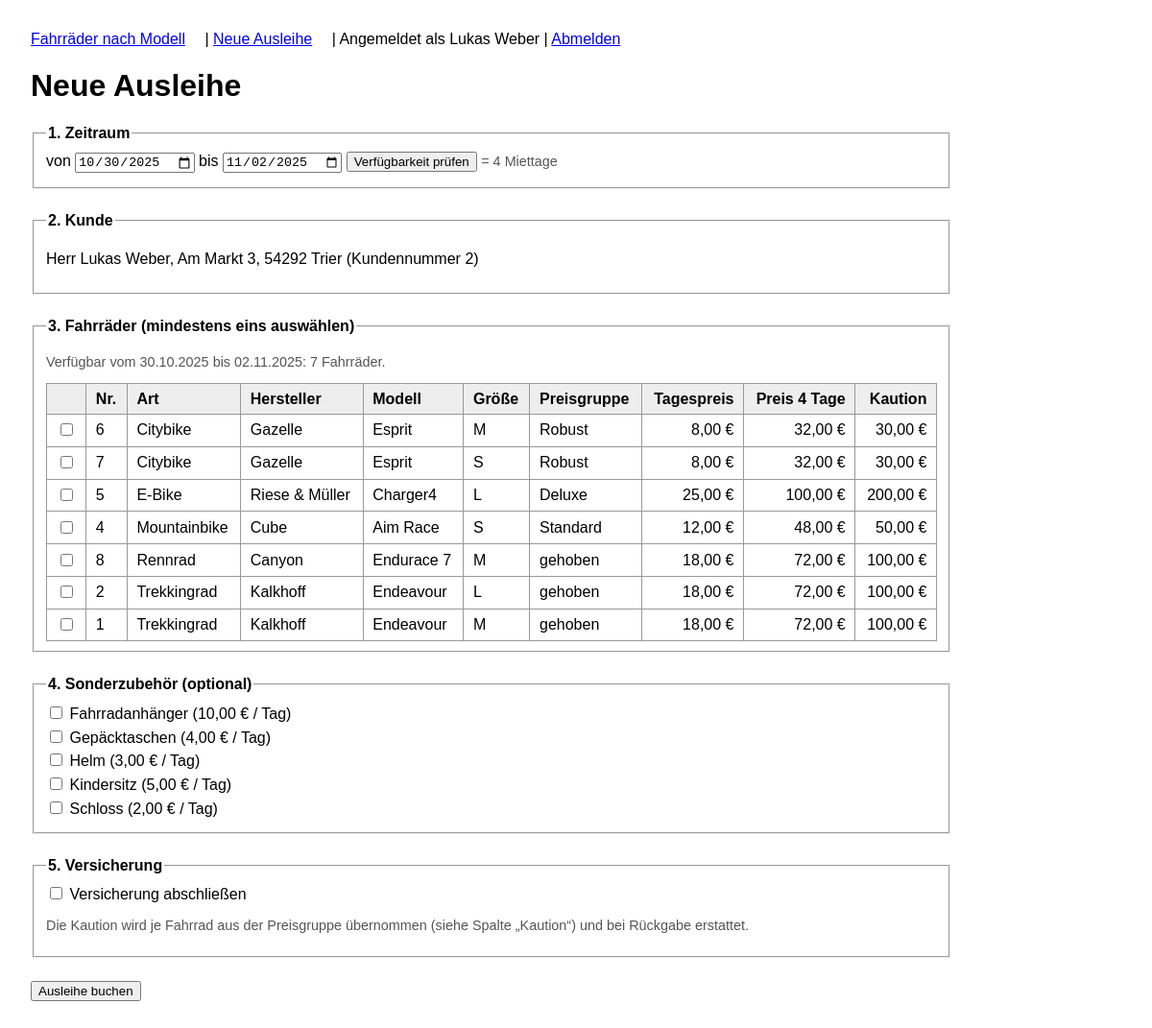
Page /verleih.php (signed in) on the committed database.
### tables this page shows
CREATE TABLE Ihsan_Kunde (
    Kundennummer   INT UNSIGNED     NOT NULL AUTO_INCREMENT,
    Anrede         VARCHAR(10)      NOT NULL,
    Nachname       VARCHAR(50)      NOT NULL,
    Vorname        VARCHAR(50)      NOT NULL,
    Strasse        VARCHAR(100)     NOT NULL,
    PLZ            VARCHAR(10)      NOT NULL,
    Ort            VARCHAR(50)      NOT NULL,
    Telefon        VARCHAR(30),
    Email          VARCHAR(100)     NOT NULL,
    Passwort       VARCHAR(255)     NOT NULL,
    PRIMARY KEY (Kundennummer),
    UNIQUE (Email)
);

CREATE TABLE Ihsan_Fahrrad (
    Fahrradnummer     INT UNSIGNED     NOT NULL AUTO_INCREMENT,
    Art               VARCHAR(30)      NOT NULL,
    Hersteller        VARCHAR(50)      NOT NULL,
    Modell            VARCHAR(50)      NOT NULL,
    Rahmengroesse     VARCHAR(10)      NOT NULL,
    Anschaffungspreis DECIMAL(8,2)     NOT NULL,
    Anschaffungsdatum DATE             NOT NULL,
    LetzteWartung     DATE,
    PreisgruppenNr    TINYINT UNSIGNED NOT NULL,
    PRIMARY KEY (Fahrradnummer),
    FOREIGN KEY (PreisgruppenNr) REFERENCES Ihsan_Preisgruppe (PreisgruppenNr)
);

CREATE TABLE Ihsan_Preisgruppe (
    PreisgruppenNr TINYINT UNSIGNED NOT NULL,
    Bezeichnung    VARCHAR(20)      NOT NULL,
    Tagespreis     DECIMAL(6,2)     NOT NULL,
    Kaution        DECIMAL(6,2)     NOT NULL,
    PRIMARY KEY (PreisgruppenNr)
);

CREATE TABLE Ihsan_Sonderzubehoer (
    ZubehoerNr  INT UNSIGNED NOT NULL AUTO_INCREMENT,
    Bezeichnung VARCHAR(50)  NOT NULL,
    Preis       DECIMAL(6,2) NOT NULL,
    PRIMARY KEY (ZubehoerNr)
);

### verleih.php (the view, shortened to what this page needs)
<?php
require 'auth.php';
$mysqli = new mysqli(DB_HOST, DB_USER, DB_PASS, DB_NAME);
$mysqli->set_charset('utf8mb4');
$kunde = kundeLaden($mysqli);
$kundennummer = (int)$kunde['Kundennummer'];
function euro(float $betrag): string
{
    return number_format($betrag, 2, ',', '.') . ' €';
}
function datumDe(string $iso): string
{
    return date('d.m.Y', strtotime($iso));
}
$von = $_REQUEST['von'] ?? '2025-10-30';
$bis = $_REQUEST['bis'] ?? '2025-11-02';
$fehler = [];
$dVon = DateTime::createFromFormat('Y-m-d', $von);
$dBis = DateTime::createFromFormat('Y-m-d', $bis);
$tage = (!$fehler) ? $dVon->diff($dBis)->days + 1 : 0;
$verfuegbar = [];
if (!$fehler) {
    $stmt = $mysqli->prepare(
        'SELECT f.Fahrradnummer, f.Art, f.Hersteller, f.Modell, f.Rahmengroesse,
                p.Bezeichnung AS Preisgruppe, p.Tagespreis, p.Kaution
         FROM Ihsan_Fahrrad f
         JOIN Ihsan_Preisgruppe p ON p.PreisgruppenNr = f.PreisgruppenNr
         WHERE f.Fahrradnummer NOT IN (
             SELECT a.Fahrradnummer
             FROM Ihsan_Ausleihe a
             WHERE a.Ausleihdatum <= ?
               AND COALESCE(a.Rueckgabedatum, "9999-12-31") >= ?
         )
         ORDER BY f.Art, f.Hersteller, f.Modell, f.Rahmengroesse'
    );
    $stmt->bind_param('ss', $bis, $von);
    $stmt->execute();
    $verfuegbar = $stmt->get_result()->fetch_all(MYSQLI_ASSOC);
}
$zubehoer = $mysqli->query('SELECT ZubehoerNr, Bezeichnung, Preis FROM Ihsan_Sonderzubehoer ORDER BY Bezeichnung')
                   ->fetch_all(MYSQLI_ASSOC);
$buchung = null;
?>
<!DOCTYPE html>
<html lang="de">
<head>
</head>
<body>
    <?= navigation($kunde) ?>
    <h1>Neue Ausleihe</h1>
    <?php if ($buchung): ?>
        <div class="ok">Buchung gespeichert. Kundennummer <strong><?= $buchung['kundennummer'] ?></strong>,
            Ausleih-Nr. <strong><?= implode(', ', $buchung['ausleihNrn']) ?></strong>.</div>
        <h2>Bestätigung</h2>
        <p>
            <?= h($buchung['kunde']['Anrede']) ?> <?= h($buchung['kunde']['Vorname']) ?> <?= h($buchung['kunde']['Nachname']) ?><br>
            <?= h($buchung['kunde']['Strasse']) ?>, <?= h($buchung['kunde']['PLZ']) ?> <?= h($buchung['kunde']['Ort']) ?><br>
            Zeitraum: <?= datumDe($von) ?> bis <?= datumDe($bis) ?> (<?= $tage ?> Tage)<br>
            Versicherung: <?= $buchung['versicherung'] ? 'ja' : 'nein' ?>
        </p>
        <table>
            <tr><th>Position</th><th class="num">Mietpreis</th><th class="num">Kaution</th></tr>
            <?php foreach ($buchung['positionen'] as $p): ?>
                <tr>
                    <td><?= h($p['text']) ?></td>
                    <td class="num"><?= euro($p['betrag']) ?></td>
                    <td class="num"><?= $p['kaution'] !== null ? euro($p['kaution']) : '–' ?></td>
                </tr>
            <?php endforeach; ?>
            <tr><th>Summe</th><th class="num"><?= euro($buchung['summe']) ?></th><th class="num"><?= euro($buchung['kaution']) ?></th></tr>
            <tr><th colspan="2">Bei Abholung zu zahlen (Mietpreis + Kaution, Kaution wird bei Rückgabe erstattet)</th>
                <th class="num"><?= euro($buchung['summe'] + $buchung['kaution']) ?></th></tr>
        </table>
        <p><a href="verleih.php">Weitere Ausleihe anlegen</a></p>
    <?php else: ?>
        <form method="get">
            <fieldset>
                <legend>1. Zeitraum</legend>
                <div class="zeile">
                    <label for="von">von</label> <input type="date" id="von" name="von" value="<?= h($von) ?>" required>
                    <label for="bis">bis</label> <input type="date" id="bis" name="bis" value="<?= h($bis) ?>" required>
                    <button type="submit">Verfügbarkeit prüfen</button>
                    <?php if ($tage): ?><span class="hinweis">= <?= $tage ?> Miettage</span><?php endif; ?>
                </div>
            </fieldset>
        </form>
        <?php if (!$fehler || $_SERVER['REQUEST_METHOD'] === 'POST'): ?>
        <form method="post" action="verleih.php">
            <fieldset>
                <legend>2. Kunde</legend>
                <p><?= h($kunde['Anrede']) ?> <?= h($kunde['Vorname']) ?> <?= h($kunde['Nachname']) ?>,
                   <?= h($kunde['Strasse']) ?>, <?= h($kunde['PLZ']) ?> <?= h($kunde['Ort']) ?>
                   (Kundennummer <?= $kundennummer ?>)</p>
            </fieldset>
            <fieldset>
                <legend>3. Fahrräder (mindestens eins auswählen)</legend>
                <?php if (!$verfuegbar): ?>
                    <p>Im Zeitraum <?= datumDe($von) ?> bis <?= datumDe($bis) ?> ist kein Fahrrad frei.</p>
                <?php else: ?>
                    <p class="hinweis">Verfügbar vom <?= datumDe($von) ?> bis <?= datumDe($bis) ?>: <?= count($verfuegbar) ?> Fahrräder.</p>
                    <table>
                        <tr><th></th><th>Nr.</th><th>Art</th><th>Hersteller</th><th>Modell</th><th>Größe</th>
                            <th>Preisgruppe</th><th class="num">Tagespreis</th><th class="num">Preis <?= $tage ?> Tage</th><th class="num">Kaution</th></tr>
                        <?php foreach ($verfuegbar as $f): ?>
                            <?php $nr = (int)$f['Fahrradnummer']; ?>
                            <tr>
                                <td><input type="checkbox" name="fahrrad[]" value="<?= $nr ?>" id="f<?= $nr ?>"
                                    <?= in_array($nr, array_map('intval', $_POST['fahrrad'] ?? []), true) ? 'checked' : '' ?>></td>
                                <td><label for="f<?= $nr ?>"><?= $nr ?></label></td>
                                <td><?= h($f['Art']) ?></td>
                                <td><?= h($f['Hersteller']) ?></td>
                                <td><?= h($f['Modell']) ?></td>
                                <td><?= h($f['Rahmengroesse']) ?></td>
                                <td><?= h($f['Preisgruppe']) ?></td>
                                <td class="num"><?= euro((float)$f['Tagespreis']) ?></td>
                                <td class="num"><?= euro($tage * (float)$f['Tagespreis']) ?></td>
                                <td class="num"><?= euro((float)$f['Kaution']) ?></td>
                            </tr>
                        <?php endforeach; ?>
                    </table>
                <?php endif; ?>
            </fieldset>
            <fieldset>
                <legend>4. Sonderzubehör (optional)</legend>
                <?php foreach ($zubehoer as $z): ?>
                    <?php $znr = (int)$z['ZubehoerNr']; ?>
                    <div class="zeile">
                        <input type="checkbox" name="zubehoer[]" value="<?= $znr ?>" id="z<?= $znr ?>"
                            <?= in_array($znr, array_map('intval', $_POST['zubehoer'] ?? []), true) ? 'checked' : '' ?>>
                        <label for="z<?= $znr ?>"><?= h($z['Bezeichnung']) ?> (<?= euro((float)$z['Preis']) ?> / Tag)</label>
                    </div>
                <?php endforeach; ?>
            </fieldset>
            <fieldset>
                <legend>5. Versicherung</legend>
                <div class="zeile">
                    <input type="checkbox" name="versicherung" id="versicherung" <?= isset($_POST['versicherung']) ? 'checked' : '' ?>>
                    <label for="versicherung">Versicherung abschließen</label>
                </div>
                <p class="hinweis">Die Kaution wird je Fahrrad aus der Preisgruppe übernommen (siehe Spalte „Kaution“) und bei Rückgabe erstattet.</p>
            </fieldset>
            <button type="submit" <?= count($verfuegbar) < 1 ? 'disabled' : '' ?>>Ausleihe buchen</button>
        </form>
        <?php endif; ?>
    <?php endif; ?>
</body>
</html>

### auth.php (shortened to what this page needs)
<?php
function eingeloggterKunde(): ?int
{
    return isset($_SESSION['kundennummer']) ? (int)$_SESSION['kundennummer'] : null;
}
function kundeLaden(mysqli $mysqli): ?array
{
    $nr = eingeloggterKunde();
    $stmt = $mysqli->prepare(
        'SELECT Kundennummer, Anrede, Nachname, Vorname, Strasse, PLZ, Ort, Telefon, Email
         FROM Ihsan_Kunde WHERE Kundennummer = ?'
    );
    $stmt->bind_param('i', $nr);
    $stmt->execute();
    $kunde = $stmt->get_result()->fetch_assoc();
    return $kunde ?: null;
}
function h(?string $s): string
{
    return htmlspecialchars($s ?? '', ENT_QUOTES, 'UTF-8');
}
function navigation(?array $kunde): string
{
    $html = '<nav><a href="index.php">Fahrräder nach Modell</a> | <a href="verleih.php">Neue Ausleihe</a>';
    if ($kunde) {
        $html .= ' | <span class="user">Angemeldet als ' . h($kunde['Vorname'] . ' ' . $kunde['Nachname'])
               . '</span> | <a href="logout.php">Abmelden</a>';
    } else {
        $html .= ' | <a href="login.php">Anmelden</a> | <a href="registrieren.php">Registrieren</a>';
    }
    return $html . '</nav>';
}

### verleih.php (style rules this page uses)
body { font-family: Arial, sans-serif; margin: 2rem; max-width: 60rem; }
nav a { margin-right: 1rem; }
fieldset { margin-bottom: 1.5rem; }
legend { font-weight: bold; }
.zeile { margin: .3rem 0; }
table { border-collapse: collapse; margin-top: .5rem; width: 100%; }
th, td { border: 1px solid #999; padding: .4rem .6rem; text-align: left; }
th { background: #eee; }
td.num, th.num { text-align: right; }
.hinweis { color: #555; font-size: .9em; }

### rows in the picture
ihsan_kunde: Vorname+Nachname "Lukas Weber", Anrede "Herr", Vorname "Lukas", Nachname "Weber", Strasse "Am Markt 3", PLZ "54292", Ort "Trier", Kundennummer "2"
ihsan_fahrrad: Fahrradnummer "6", Art "Citybike", Hersteller "Gazelle", Modell "Esprit", Rahmengroesse "M", PreisgruppenNr.Bezeichnung "Robust", PreisgruppenNr.Tagespreis "8,00 €", euro($tage*(float)$f['Tagespreis']) "32,00 €", PreisgruppenNr.Kaution "30,00 €"
ihsan_fahrrad: Fahrradnummer "7", Art "Citybike", Hersteller "Gazelle", Modell "Esprit", Rahmengroesse "S", PreisgruppenNr.Bezeichnung "Robust", PreisgruppenNr.Tagespreis "8,00 €", euro($tage*(float)$f['Tagespreis']) "32,00 €", PreisgruppenNr.Kaution "30,00 €"
ihsan_fahrrad: Fahrradnummer "5", Art "E-Bike", Hersteller "Riese & Müller", Modell "Charger4", Rahmengroesse "L", PreisgruppenNr.Bezeichnung "Deluxe", PreisgruppenNr.Tagespreis "25,00 €", euro($tage*(float)$f['Tagespreis']) "100,00 €", PreisgruppenNr.Kaution "200,00 €"
ihsan_fahrrad: Fahrradnummer "4", Art "Mountainbike", Hersteller "Cube", Modell "Aim Race", Rahmengroesse "S", PreisgruppenNr.Bezeichnung "Standard", PreisgruppenNr.Tagespreis "12,00 €", euro($tage*(float)$f['Tagespreis']) "48,00 €", PreisgruppenNr.Kaution "50,00 €"
ihsan_fahrrad: Fahrradnummer "8", Art "Rennrad", Hersteller "Canyon", Modell "Endurace 7", Rahmengroesse "M", PreisgruppenNr.Bezeichnung "gehoben", PreisgruppenNr.Tagespreis "18,00 €", euro($tage*(float)$f['Tagespreis']) "72,00 €", PreisgruppenNr.Kaution "100,00 €"
ihsan_fahrrad: Fahrradnummer "2", Art "Trekkingrad", Hersteller "Kalkhoff", Modell "Endeavour", Rahmengroesse "L", PreisgruppenNr.Bezeichnung "gehoben", PreisgruppenNr.Tagespreis "18,00 €", euro($tage*(float)$f['Tagespreis']) "72,00 €", PreisgruppenNr.Kaution "100,00 €"
ihsan_fahrrad: Fahrradnummer "1", Art "Trekkingrad", Hersteller "Kalkhoff", Modell "Endeavour", Rahmengroesse "M", PreisgruppenNr.Bezeichnung "gehoben", PreisgruppenNr.Tagespreis "18,00 €", euro($tage*(float)$f['Tagespreis']) "72,00 €", PreisgruppenNr.Kaution "100,00 €"
ihsan_sonderzubehoer: Bezeichnung "Fahrradanhänger", Preis "10,00 €"
ihsan_sonderzubehoer: Bezeichnung "Gepäcktaschen", Preis "4,00 €"
ihsan_sonderzubehoer: Bezeichnung "Helm", Preis "3,00 €"
ihsan_sonderzubehoer: Bezeichnung "Kindersitz", Preis "5,00 €"
ihsan_sonderzubehoer: Bezeichnung "Schloss", Preis "2,00 €"

### other values in the picture
$tage "4"
datumDe($von) "30.10.2025"
datumDe($bis) "02.11.2025"
count($verfuegbar) "7"
